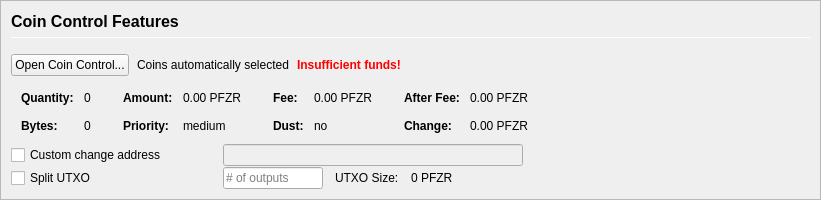
         <widget class="QFrame" name="frameCoinControl">
          <property name="sizePolicy">
           <sizepolicy hsizetype="Expanding" vsizetype="Expanding">
            <horstretch>0</horstretch>
            <verstretch>0</verstretch>
           </sizepolicy>
          </property>
          <property name="maximumSize">
           <size>
            <width>16777215</width>
            <height>16777215</height>
           </size>
          </property>
          <property name="frameShape">
           <enum>QFrame::StyledPanel</enum>
          </property>
          <property name="frameShadow">
           <enum>QFrame::Sunken</enum>
          </property>
          <layout class="QVBoxLayout" name="verticalLayoutCoinControl2">
           <property name="spacing">
            <number>0</number>
           </property>
           <property name="leftMargin">
            <number>0</number>
           </property>
           <property name="topMargin">
            <number>0</number>
           </property>
           <property name="rightMargin">
            <number>0</number>
           </property>
           <property name="bottomMargin">
            <number>0</number>
           </property>
           <item>
            <widget class="QFrame" name="frameCoinControl_BG">
             <layout class="QVBoxLayout" name="verticalLayoutCoinControl" stretch="0,0,0,0,0,0">
              <property name="spacing">
               <number>1</number>
              </property>
              <property name="leftMargin">
               <number>10</number>
              </property>
              <property name="topMargin">
               <number>10</number>
              </property>
              <item>
               <layout class="QHBoxLayout" name="horizontalLayoutCoinControl1">
                <property name="bottomMargin">
                 <number>15</number>
                </property>
                <item>
                 <layout class="QVBoxLayout" name="verticalLayout_3">
                  <property name="spacing">
                   <number>6</number>
                  </property>
                  <item>
                   <widget class="QLabel" name="labelCoinControlFeatures">
                    <property name="sizePolicy">
                     <sizepolicy hsizetype="Preferred" vsizetype="Maximum">
                      <horstretch>0</horstretch>
                      <verstretch>0</verstretch>
                     </sizepolicy>
                    </property>
                    <property name="minimumSize">
                     <size>
                      <width>0</width>
                      <height>20</height>
                     </size>
                    </property>
                    <property name="font">
                     <font>
                      <pointsize>12</pointsize>
                      <weight>75</weight>
                      <bold>true</bold>
                     </font>
                    </property>
                    <property name="styleSheet">
                     <string notr="true">font-weight:bold;</string>
                    </property>
                    <property name="text">
                     <string>Coin Control Features</string>
                    </property>
                   </widget>
                  </item>
                  <item>
                   <widget class="Line" name="line">
                    <property name="minimumSize">
                     <size>
                      <width>0</width>
                      <height>1</height>
                     </size>
                    </property>
                    <property name="maximumSize">
                     <size>
                      <width>16777215</width>
                      <height>1</height>
                     </size>
                    </property>
                    <property name="orientation">
                     <enum>Qt::Horizontal</enum>
                    </property>
                   </widget>
                  </item>
                 </layout>
                </item>
               </layout>
              </item>
              <item>
               <layout class="QHBoxLayout" name="horizontalLayoutCoinControl2" stretch="0,0,0,0">
                <property name="spacing">
                 <number>8</number>
                </property>
                <property name="bottomMargin">
                 <number>10</number>
                </property>
                <item>
                 <widget class="QPushButton" name="pushButtonCoinControl">
                  <property name="styleSheet">
                   <string notr="true"/>
                  </property>
                  <property name="text">
                   <string>Open Coin Control...</string>
                  </property>
                  <property name="autoDefault">
                   <bool>false</bool>
                  </property>
                 </widget>
                </item>
                <item>
                 <widget class="QLabel" name="labelCoinControlAutomaticallySelected">
                  <property name="text">
                   <string>Coins automatically selected</string>
                  </property>
                  <property name="margin">
                   <number>5</number>
                  </property>
                 </widget>
                </item>
                <item>
                 <widget class="QLabel" name="labelCoinControlInsuffFunds">
                  <property name="font">
                   <font>
                    <weight>75</weight>
                    <bold>true</bold>
                   </font>
                  </property>
                  <property name="styleSheet">
                   <string notr="true">color:red;font-weight:bold;</string>
                  </property>
                  <property name="text">
                   <string>Insufficient funds!</string>
                  </property>
                  <property name="margin">
                   <number>5</number>
                  </property>
                 </widget>
                </item>
                <item>
                 <spacer name="horizontalSpacerCoinControl">
                  <property name="orientation">
                   <enum>Qt::Horizontal</enum>
                  </property>
                  <property name="sizeHint" stdset="0">
                   <size>
                    <width>40</width>
                    <height>1</height>
                   </size>
                  </property>
                 </spacer>
                </item>
               </layout>
              </item>
              <item>
               <widget class="QWidget" name="widgetCoinControl" native="true">
                <property name="sizePolicy">
                 <sizepolicy hsizetype="Preferred" vsizetype="Preferred">
                  <horstretch>0</horstretch>
                  <verstretch>0</verstretch>
                 </sizepolicy>
                </property>
                <property name="minimumSize">
                 <size>
                  <width>0</width>
                  <height>0</height>
                 </size>
                </property>
                <property name="styleSheet">
                 <string notr="true"/>
                </property>
                <layout class="QHBoxLayout" name="horizontalLayoutCoinControl5">
                 <property name="leftMargin">
                  <number>0</number>
                 </property>
                 <property name="topMargin">
                  <number>0</number>
                 </property>
                 <property name="rightMargin">
                  <number>0</number>
                 </property>
                 <property name="bottomMargin">
                  <number>0</number>
                 </property>
                 <item>
                  <layout class="QHBoxLayout" name="horizontalLayoutCoinControl3" stretch="0,0,0,1">
                   <property name="spacing">
                    <number>20</number>
                   </property>
                   <property name="topMargin">
                    <number>0</number>
                   </property>
                   <property name="bottomMargin">
                    <number>10</number>
                   </property>
                   <item>
                    <layout class="QFormLayout" name="formLayoutCoinControl1">
                     <property name="horizontalSpacing">
                      <number>10</number>
                     </property>
                     <property name="verticalSpacing">
                      <number>14</number>
                     </property>
                     <property name="leftMargin">
                      <number>10</number>
                     </property>
                     <property name="topMargin">
                      <number>4</number>
                     </property>
                     <property name="rightMargin">
                      <number>6</number>
                     </property>
                     <item row="0" column="0">
                      <widget class="QLabel" name="labelCoinControlQuantityText">
                       <property name="font">
                        <font>
                         <weight>75</weight>
                         <bold>true</bold>
                        </font>
                       </property>
                       <property name="text">
                        <string>Quantity:</string>
                       </property>
                       <property name="margin">
                        <number>0</number>
                       </property>
                      </widget>
                     </item>
                     <item row="0" column="1">
                      <widget class="QLabel" name="labelCoinControlQuantity">
                       <property name="cursor">
                        <cursorShape>IBeamCursor</cursorShape>
                       </property>
                       <property name="contextMenuPolicy">
                        <enum>Qt::ActionsContextMenu</enum>
                       </property>
                       <property name="text">
                        <string notr="true">0</string>
                       </property>
                       <property name="margin">
                        <number>0</number>
                       </property>
                       <property name="textInteractionFlags">
                        <set>Qt::LinksAccessibleByMouse|Qt::TextSelectableByKeyboard|Qt::TextSelectableByMouse</set>
                       </property>
                      </widget>
                     </item>
                     <item row="1" column="0">
                      <widget class="QLabel" name="labelCoinControlBytesText">
                       <property name="font">
                        <font>
                         <weight>75</weight>
                         <bold>true</bold>
                        </font>
                       </property>
                       <property name="text">
                        <string>Bytes:</string>
                       </property>
                      </widget>
                     </item>
                     <item row="1" column="1">
                      <widget class="QLabel" name="labelCoinControlBytes">
                       <property name="cursor">
                        <cursorShape>IBeamCursor</cursorShape>
                       </property>
                       <property name="contextMenuPolicy">
                        <enum>Qt::ActionsContextMenu</enum>
                       </property>
                       <property name="text">
                        <string notr="true">0</string>
                       </property>
                       <property name="textInteractionFlags">
                        <set>Qt::LinksAccessibleByMouse|Qt::TextSelectableByKeyboard|Qt::TextSelectableByMouse</set>
                       </property>
                      </widget>
                     </item>
                    </layout>
                   </item>
                   <item>
                    <layout class="QFormLayout" name="formLayoutCoinControl2">
                     <property name="horizontalSpacing">
                      <number>10</number>
                     </property>
                     <property name="verticalSpacing">
                      <number>14</number>
                     </property>
                     <property name="leftMargin">
                      <number>6</number>
                     </property>
                     <property name="topMargin">
                      <number>4</number>
                     </property>
                     <property name="rightMargin">
                      <number>6</number>
                     </property>
                     <item row="0" column="0">
                      <widget class="QLabel" name="labelCoinControlAmountText">
                       <property name="font">
                        <font>
                         <weight>75</weight>
                         <bold>true</bold>
                        </font>
                       </property>
                       <property name="text">
                        <string>Amount:</string>
                       </property>
                       <property name="margin">
                        <number>0</number>
                       </property>
                      </widget>
                     </item>
                     <item row="0" column="1">
                      <widget class="QLabel" name="labelCoinControlAmount">
                       <property name="cursor">
                        <cursorShape>IBeamCursor</cursorShape>
                       </property>
                       <property name="contextMenuPolicy">
                        <enum>Qt::ActionsContextMenu</enum>
                       </property>
                       <property name="text">
                        <string notr="true">0.00 PFZR</string>
                       </property>
                       <property name="textInteractionFlags">
                        <set>Qt::LinksAccessibleByMouse|Qt::TextSelectableByKeyboard|Qt::TextSelectableByMouse</set>
                       </property>
                      </widget>
                     </item>
                     <item row="1" column="0">
                      <widget class="QLabel" name="labelCoinControlPriorityText">
                       <property name="font">
                        <font>
                         <weight>75</weight>
                         <bold>true</bold>
                        </font>
                       </property>
                       <property name="text">
                        <string>Priority:</string>
                       </property>
                      </widget>
                     </item>
                     <item row="1" column="1">
                      <widget class="QLabel" name="labelCoinControlPriority">
                       <property name="cursor">
                        <cursorShape>IBeamCursor</cursorShape>
                       </property>
                       <property name="contextMenuPolicy">
                        <enum>Qt::ActionsContextMenu</enum>
                       </property>
                       <property name="text">
                        <string>medium</string>
                       </property>
                       <property name="textInteractionFlags">
                        <set>Qt::LinksAccessibleByMouse|Qt::TextSelectableByKeyboard|Qt::TextSelectableByMouse</set>
                       </property>
                      </widget>
                     </item>
                    </layout>
                   </item>
                   <item>
                    <layout class="QFormLayout" name="formLayoutCoinControl3">
                     <property name="horizontalSpacing">
                      <number>10</number>
                     </property>
                     <property name="verticalSpacing">
                      <number>14</number>
                     </property>
                     <property name="leftMargin">
                      <number>6</number>
                     </property>
                     <property name="topMargin">
                      <number>4</number>
                     </property>
                     <property name="rightMargin">
                      <number>6</number>
                     </property>
                     <item row="0" column="0">
                      <widget class="QLabel" name="labelCoinControlFeeText">
                       <property name="font">
                        <font>
                         <weight>75</weight>
                         <bold>true</bold>
                        </font>
                       </property>
                       <property name="text">
                        <string>Fee:</string>
                       </property>
                       <property name="margin">
                        <number>0</number>
                       </property>
                      </widget>
                     </item>
                     <item row="0" column="1">
                      <widget class="QLabel" name="labelCoinControlFee">
                       <property name="cursor">
                        <cursorShape>IBeamCursor</cursorShape>
                       </property>
                       <property name="contextMenuPolicy">
                        <enum>Qt::ActionsContextMenu</enum>
                       </property>
                       <property name="text">
                        <string notr="true">0.00 PFZR</string>
                       </property>
                       <property name="textInteractionFlags">
                        <set>Qt::LinksAccessibleByMouse|Qt::TextSelectableByKeyboard|Qt::TextSelectableByMouse</set>
                       </property>
                      </widget>
                     </item>
                     <item row="1" column="0">
                      <widget class="QLabel" name="labelCoinControlLowOutputText">
                       <property name="font">
                        <font>
                         <weight>75</weight>
                         <bold>true</bold>
                        </font>
                       </property>
                       <property name="text">
                        <string>Dust:</string>
                       </property>
                      </widget>
                     </item>
                     <item row="1" column="1">
                      <widget class="QLabel" name="labelCoinControlLowOutput">
                       <property name="cursor">
                        <cursorShape>IBeamCursor</cursorShape>
                       </property>
                       <property name="contextMenuPolicy">
                        <enum>Qt::ActionsContextMenu</enum>
                       </property>
                       <property name="text">
                        <string>no</string>
                       </property>
                       <property name="textInteractionFlags">
                        <set>Qt::LinksAccessibleByMouse|Qt::TextSelectableByKeyboard|Qt::TextSelectableByMouse</set>
                       </property>
                      </widget>
                     </item>
                    </layout>
                   </item>
                   <item>
                    <layout class="QFormLayout" name="formLayoutCoinControl4">
                     <property name="horizontalSpacing">
                      <number>10</number>
                     </property>
                     <property name="verticalSpacing">
                      <number>14</number>
                     </property>
                     <property name="leftMargin">
                      <number>6</number>
                     </property>
                     <property name="topMargin">
                      <number>4</number>
                     </property>
                     <property name="rightMargin">
                      <number>6</number>
                     </property>
                     <item row="0" column="0">
                      <widget class="QLabel" name="labelCoinControlAfterFeeText">
                       <property name="font">
                        <font>
                         <weight>75</weight>
                         <bold>true</bold>
                        </font>
                       </property>
                       <property name="text">
                        <string>After Fee:</string>
                       </property>
                       <property name="margin">
                        <number>0</number>
                       </property>
                      </widget>
                     </item>
                     <item row="0" column="1">
                      <widget class="QLabel" name="labelCoinControlAfterFee">
                       <property name="cursor">
                        <cursorShape>IBeamCursor</cursorShape>
                       </property>
                       <property name="contextMenuPolicy">
                        <enum>Qt::ActionsContextMenu</enum>
                       </property>
                       <property name="text">
                        <string notr="true">0.00 PFZR</string>
                       </property>
                       <property name="textInteractionFlags">
                        <set>Qt::LinksAccessibleByMouse|Qt::TextSelectableByKeyboard|Qt::TextSelectableByMouse</set>
                       </property>
                      </widget>
                     </item>
                     <item row="1" column="0">
                      <widget class="QLabel" name="labelCoinControlChangeText">
                       <property name="font">
                        <font>
                         <weight>75</weight>
                         <bold>true</bold>
                        </font>
                       </property>
                       <property name="text">
                        <string>Change:</string>
                       </property>
                      </widget>
                     </item>
                     <item row="1" column="1">
                      <widget class="QLabel" name="labelCoinControlChange">
                       <property name="cursor">
                        <cursorShape>IBeamCursor</cursorShape>
                       </property>
                       <property name="contextMenuPolicy">
                        <enum>Qt::ActionsContextMenu</enum>
                       </property>
                       <property name="text">
                        <string notr="true">0.00 PFZR</string>
                       </property>
                       <property name="textInteractionFlags">
                        <set>Qt::LinksAccessibleByMouse|Qt::TextSelectableByKeyboard|Qt::TextSelectableByMouse</set>
                       </property>
                      </widget>
                     </item>
                    </layout>
                   </item>
                  </layout>
                 </item>
                </layout>
               </widget>
              </item>
              <item>
               <layout class="QHBoxLayout" name="horizontalLayoutCoinControl4">
                <property name="spacing">
                 <number>12</number>
                </property>
                <property name="sizeConstraint">
                 <enum>QLayout::SetDefaultConstraint</enum>
                </property>
                <property name="topMargin">
                 <number>0</number>
                </property>
                <property name="rightMargin">
                 <number>0</number>
                </property>
                <item>
                 <widget class="QCheckBox" name="checkBoxCoinControlChange">
                  <property name="sizePolicy">
                   <sizepolicy hsizetype="Preferred" vsizetype="Preferred">
                    <horstretch>0</horstretch>
                    <verstretch>0</verstretch>
                   </sizepolicy>
                  </property>
                  <property name="minimumSize">
                   <size>
                    <width>200</width>
                    <height>0</height>
                   </size>
                  </property>
                  <property name="maximumSize">
                   <size>
                    <width>200</width>
                    <height>16777215</height>
                   </size>
                  </property>
                  <property name="toolTip">
                   <string>If this is activated, but the change address is empty or invalid, change will be sent to a newly generated address.</string>
                  </property>
                  <property name="text">
                   <string>Custom change address</string>
                  </property>
                 </widget>
                </item>
                <item>
                 <widget class="QValidatedLineEdit" name="lineEditCoinControlChange">
                  <property name="enabled">
                   <bool>false</bool>
                  </property>
                  <property name="sizePolicy">
                   <sizepolicy hsizetype="Preferred" vsizetype="Preferred">
                    <horstretch>0</horstretch>
                    <verstretch>0</verstretch>
                   </sizepolicy>
                  </property>
                  <property name="minimumSize">
                   <size>
                    <width>300</width>
                    <height>0</height>
                   </size>
                  </property>
                 </widget>
                </item>
                <item>
                 <widget class="QLabel" name="labelCoinControlChangeLabel">
                  <property name="sizePolicy">
                   <sizepolicy hsizetype="Preferred" vsizetype="Preferred">
                    <horstretch>0</horstretch>
                    <verstretch>0</verstretch>
                   </sizepolicy>
                  </property>
                  <property name="minimumSize">
                   <size>
                    <width>100</width>
                    <height>0</height>
                   </size>
                  </property>
                  <property name="text">
                   <string/>
                  </property>
                  <property name="margin">
                   <number>3</number>
                  </property>
                 </widget>
                </item>
               </layout>
              </item>
              <item>
               <layout class="QHBoxLayout" name="horizontalLayoutCoinControl6">
                <property name="spacing">
                 <number>12</number>
                </property>
                <property name="rightMargin">
                 <number>0</number>
                </property>
                <item>
                 <widget class="QCheckBox" name="splitBlockCheckBox">
                  <property name="sizePolicy">
                   <sizepolicy hsizetype="Preferred" vsizetype="Preferred">
                    <horstretch>0</horstretch>
                    <verstretch>0</verstretch>
                   </sizepolicy>
                  </property>
                  <property name="minimumSize">
                   <size>
                    <width>200</width>
                    <height>0</height>
                   </size>
                  </property>
                  <property name="maximumSize">
                   <size>
                    <width>200</width>
                    <height>16777215</height>
                   </size>
                  </property>
                  <property name="text">
                   <string>Split UTXO</string>
                  </property>
                 </widget>
                </item>
                <item>
                 <widget class="QLineEdit" name="splitBlockLineEdit">
                  <property name="sizePolicy">
                   <sizepolicy hsizetype="Preferred" vsizetype="Preferred">
                    <horstretch>50</horstretch>
                    <verstretch>0</verstretch>
                   </sizepolicy>
                  </property>
                  <property name="minimumSize">
                   <size>
                    <width>100</width>
                    <height>0</height>
                   </size>
                  </property>
                  <property name="maximumSize">
                   <size>
                    <width>100</width>
                    <height>16777215</height>
                   </size>
                  </property>
                  <property name="placeholderText">
                   <string># of outputs</string>
                  </property>
                 </widget>
                </item>
                <item>
                 <widget class="QLabel" name="labelBlockSizeText">
                  <property name="text">
                   <string>UTXO Size:</string>
                  </property>
                 </widget>
                </item>
                <item>
                 <widget class="QLabel" name="labelBlockSize">
                  <property name="text">
                   <string>0 PFZR</string>
                  </property>
                 </widget>
                </item>
                <item>
                 <spacer name="horizontalSpacer_7">
                  <property name="orientation">
                   <enum>Qt::Horizontal</enum>
                  </property>
                  <property name="sizeHint" stdset="0">
                   <size>
                    <width>40</width>
                    <height>20</height>
                   </size>
                  </property>
                 </spacer>
                </item>
               </layout>
              </item>
              <item>
               <spacer name="verticalSpacerCoinControl">
                <property name="orientation">
                 <enum>Qt::Vertical</enum>
                </property>
                <property name="sizeHint" stdset="0">
                 <size>
                  <width>800</width>
                  <height>1</height>
                 </size>
                </property>
               </spacer>
              </item>
             </layout>
            </widget>
           </item>
          </layout>
         </widget>
